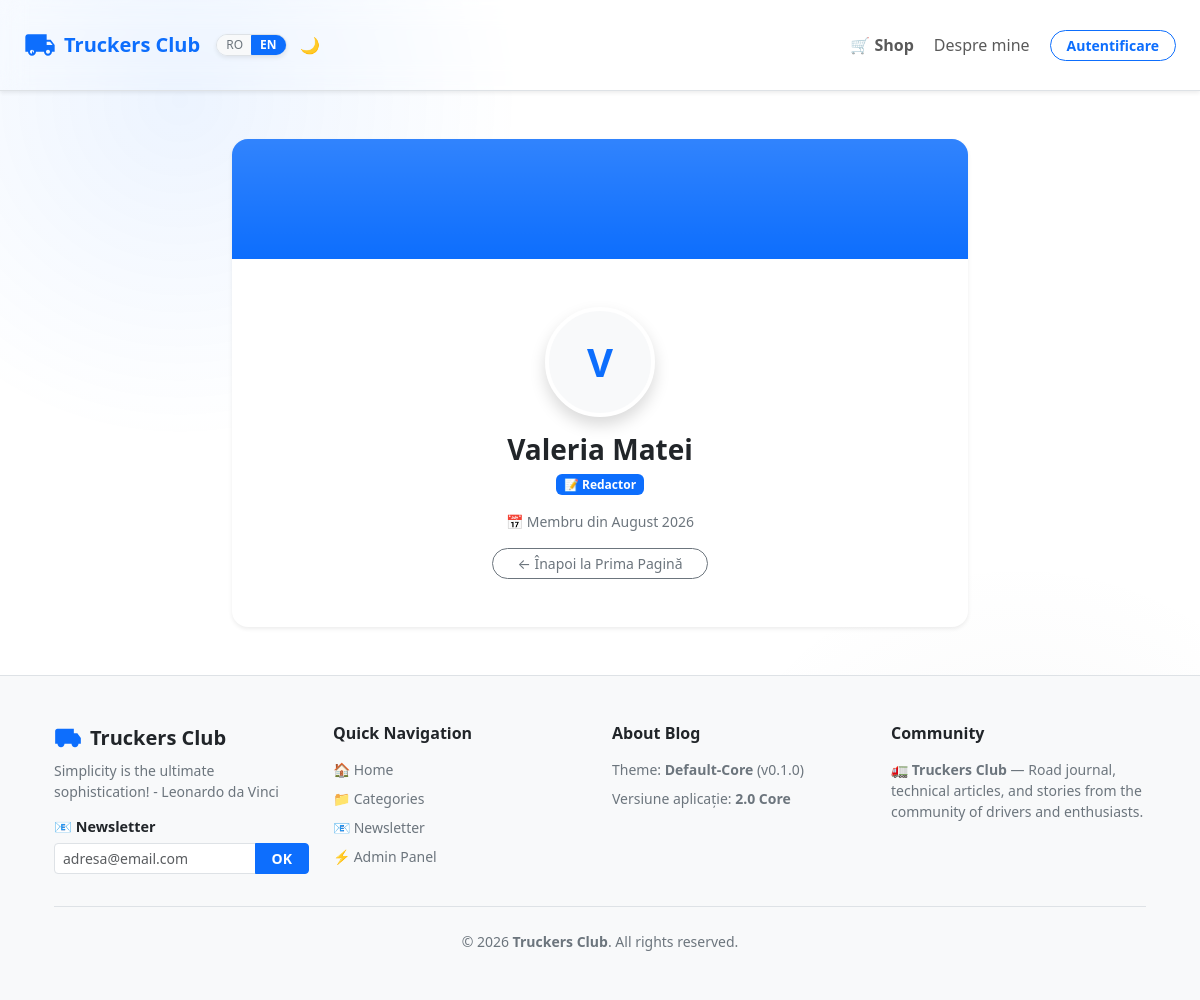
The page /user/3 on the database its author committed.
### app/models/db_models.py (models this page shows, shortened)
class Base(DeclarativeBase):
    pass

class AppSetting(Base):
    __tablename__ = "app_settings"
    key: Mapped[str] = mapped_column(String(64), primary_key=True)
    value: Mapped[str] = mapped_column(Text, nullable=False, default="")

class TranslationLocale(Base):
    __tablename__ = "translation_locales"
    code: Mapped[str] = mapped_column(String(16), primary_key=True)
    name: Mapped[str | None] = mapped_column(String(64), nullable=True)
    enabled: Mapped[bool] = mapped_column(Boolean, nullable=False, default=True)
    is_default: Mapped[bool] = mapped_column(Boolean, nullable=False, default=False)

class TranslationEntry(Base):
    __tablename__ = "translation_entries"
    id: Mapped[int] = mapped_column(Integer, primary_key=True, autoincrement=True)
    locale_code: Mapped[str] = mapped_column(ForeignKey("translation_locales.code"), nullable=False)
    key: Mapped[str] = mapped_column(String(255), nullable=False)
    value: Mapped[str] = mapped_column(Text, nullable=False, default="")
    __table_args__ = {"sqlite_autoincrement": True}

class Post(Base):
    __tablename__ = "posts"
    id: Mapped[int] = mapped_column(Integer, primary_key=True, autoincrement=True)
    slug: Mapped[str] = mapped_column(String(160), unique=True, nullable=False)
    author_id: Mapped[int] = mapped_column(ForeignKey("users.id"), nullable=False)
    title: Mapped[str] = mapped_column(String(220), nullable=False)
    excerpt: Mapped[str | None] = mapped_column(Text, nullable=True)
    category: Mapped[str | None] = mapped_column(String(80), nullable=True)
    content_html: Mapped[str] = mapped_column(Text, nullable=False)
    hero_image_url: Mapped[str | None] = mapped_column(Text, nullable=True)
    image_url: Mapped[str | None] = mapped_column(Text, nullable=True)  # pentru og_image, fallback la hero
    images_url_json: Mapped[str | None] = mapped_column(Text, nullable=True)  # JSON list/dict
    draft: Mapped[bool] = mapped_column(Boolean, nullable=False, default=False)
    published_at: Mapped[datetime | None] = mapped_column(DateTime(timezone=True), nullable=True)
    created_at: Mapped[datetime] = mapped_column(DateTime(timezone=True), nullable=False)
    updated_at: Mapped[datetime] = mapped_column(DateTime(timezone=True), nullable=False)
    author: Mapped["User"] = relationship(back_populates="posts")
    translations: Mapped[list["PostTranslation"]] = relationship(back_populates="post", cascade="all, delete-orphan")

class User(Base):
    __tablename__ = "users"
    id: Mapped[int] = mapped_column(Integer, primary_key=True, autoincrement=True)
    provider: Mapped[str] = mapped_column(String(32), nullable=False)
    oauth_id: Mapped[str] = mapped_column(String(128), nullable=False)
    username: Mapped[str | None] = mapped_column(String(128), nullable=True)
    first_name: Mapped[str | None] = mapped_column(String(128), nullable=True)
    last_name: Mapped[str | None] = mapped_column(String(128), nullable=True)
    email: Mapped[str | None] = mapped_column(String(254), nullable=True)
    image_url: Mapped[str | None] = mapped_column(Text, nullable=True)
    role: Mapped[str] = mapped_column(String(64), nullable=False, default="reader")
    created_at: Mapped[datetime] = mapped_column(DateTime(timezone=True), nullable=False)
    posts: Mapped[list["Post"]] = relationship(back_populates="author")

### app/routers/auth.py (the view)
    @router.get("/user/{user_id}", response_class=HTMLResponse)
    async def public_user_profile(
        request: Request,
        user_id: int,
        db: Session = Depends(get_db),
    ):
        stmt = select(User).where(User.id == user_id)
        pub_user = db.execute(stmt).scalar_one_or_none()
        if not pub_user:
            raise HTTPException(status_code=404, detail="Utilizatorul nu a fost găsit.")
        return render_template(
            templates,
            request=request,
            name="user/public_profile.html",
            context={
                "title": f"Profil {pub_user.first_name or pub_user.username} — Club",
                "public_user": pub_user,
            },
        )

### templates/user/public_profile.html (shortened to what this page needs)
{% extends "base.html" %}
{% block content %}
<div class="container py-5">
  <div class="row justify-content-center">
    <div class="col-lg-8">
      <div class="card border-0 shadow-sm rounded-4 overflow-hidden">
        <div class="bg-primary bg-gradient p-4 text-center text-white position-relative" style="min-height: 120px;">
        </div>
        <div class="card-body p-4 p-md-5 text-center mt-n5">
          <div class="d-inline-block position-relative mb-3">
            {% if public_user.image_url %}
            <img src="{{ public_user.image_url }}" alt="{{ public_user.first_name or public_user.username }}" class="rounded-circle border border-4 border-white shadow" width="110" height="110">
            {% else %}
            <div class="rounded-circle bg-body-tertiary text-primary d-flex align-items-center justify-content-center fs-1 fw-bold border border-4 border-white shadow mx-auto" style="width: 110px; height: 110px;">
              {{ (public_user.first_name or public_user.username or 'U')[0]|upper }}
            </div>
            {% endif %}
          </div>
          <h3 class="fw-bold mb-1">{{ public_user.first_name or public_user.username or 'Membru Club' }} {{ public_user.last_name or '' }}</h3>
          <div class="mb-3">
            {% if public_user.role == 'admin' %}
            <span class="badge bg-danger">⚡ Admin</span>
            {% elif public_user.role in ['editor', 'author'] %}
            <span class="badge bg-primary">📝 Redactor</span>
            {% elif public_user.role == 'seller' %}
            <span class="badge bg-success">🛍️ Vânzător</span>
            {% else %}
            <span class="badge bg-secondary">👤 Membru Comunitate</span>
            {% endif %}
          </div>
          <p class="text-secondary small mb-3">
            📅 Membru din {{ public_user.created_at.strftime('%B %Y') if public_user.created_at else 'recent' }}
          </p>
          <a href="/" class="btn btn-outline-secondary btn-sm px-4 rounded-pill">
            ← Înapoi la Prima Pagină
          </a>
        </div>
      </div>
    </div>
  </div>
</div>
{% endblock %}

### themes/default/templates/partials/navbar.html (shortened to what this page needs)
{%- set _path = request.url.path.rstrip("/") -%}
<header class="navbar navbar-expand-lg shadow-sm border-bottom sticky-top">
  <div class="container-fluid px-3 px-md-4 py-2 py-md-3 d-flex align-items-center justify-content-between">
    <div class="d-flex align-items-center gap-2">
      <a class="navbar-brand fw-bold text-primary d-flex align-items-center mb-0 me-1" href="/">
        <span>{{ site_display_name() }}</span>
      </a>
      {% set _locale_options = get_available_locales() %}
      {% if _locale_options|length > 1 %}
      <div class="btn-group btn-group-sm rounded-pill overflow-hidden border shadow-sm ms-1" role="group" aria-label="Language Selector">
        {% for loc in _locale_options %}
        {% set _category = request.query_params.get("category") or "" %}
        {% set _lang_href = request.url.path ~ "?lang=" ~ loc.code %}
        {% if _category %}
        {% set _lang_href = _lang_href ~ "&category=" ~ _category|urlencode %}
        {% endif %}
        <a href="{{ _lang_href }}" class="btn btn-sm {% if locale == loc.code %}btn-primary text-white fw-bold{% else %}btn-light text-secondary{% endif %} py-0 px-2" style="font-size:0.75rem;">
          {{ loc.code|upper }}
        </a>
        {% endfor %}
      </div>
      {% endif %}
    </div>
    <div class="d-flex align-items-center gap-2">
      {% if active_theme_info().supports_color_scheme_toggle %}
      <button type=button id=theme-toggle class=btn btn-sm btn-outline-secondary d-flex align-items-center gap-1 aria-label=Toggle theme>
        <span id=theme-icon>🌙</span>
      </button>
      {% endif %}
    </div>
    <div class="collapse navbar-collapse" id="navbarNav">
      <ul class="navbar-nav ms-lg-auto mb-2 mb-lg-0 align-items-lg-center flex-wrap column-gap-1 row-gap-2 mt-3 mt-lg-0">
        <li class="nav-item">
          <a class="nav-link py-2 rounded px-2 fw-semibold{% if '/shop' in request.url.path %} active{% endif %}" href="/shop">{{ t_safe(translations, 'shop.navLink') or '🛒 Magazin' }}</a>
        </li>
        {% if nav_fixed_post_link %}
        {%- set _fix = nav_fixed_post_link.href.rstrip("/") -%}
        <li class="nav-item">
          <a class="nav-link py-2 rounded px-2{% if _path == _fix %} active fw-semibold{% endif %}" href="{{ nav_fixed_post_link.href|e }}">{{ nav_fixed_post_link.label|e }}</a>
        </li>
        {% endif %}
        {% if user %}
        <li class="nav-item dropdown ms-lg-2">
          <a class="nav-link dropdown-toggle d-flex align-items-center gap-2 py-1 px-2 border rounded-pill bg-body-tertiary" href="#" id="userNavDropdown" role="button" data-bs-toggle="dropdown" aria-expanded="false">
            {% if user.image_url %}
            <img src="{{ user.image_url }}" alt="{{ user.first_name or user.username }}" class="rounded-circle object-fit-cover" width="26" height="26">
            {% else %}
            <div class="rounded-circle bg-primary text-white d-flex align-items-center justify-content-center fw-bold" style="width:26px; height:26px; font-size:0.75rem;">
              {{ (user.first_name or user.username or 'U')[0]|upper }}
            </div>
            {% endif %}
            <span class="fw-semibold small">{{ user.first_name or user.username or 'Membru' }}</span>
          </a>
          <ul class="dropdown-menu dropdown-menu-end shadow border-0 rounded-3" aria-labelledby="userNavDropdown">
            <li><a class="dropdown-item d-flex align-items-center gap-2" href="/profile">👤 Profilul Meu</a></li>
            <li><a class="dropdown-item d-flex align-items-center gap-2" href="/profile#tab-orders">📦 Comenzile Mele</a></li>
            {% if user.role in ['admin', 'editor', 'seller'] %}
            <li><hr class="dropdown-divider"></li>
            <li><a class="dropdown-item d-flex align-items-center gap-2" href="/admin/minishop">🛒 Admin Shop</a></li>
            {% endif %}
            {% if user.role in ['admin', 'editor'] %}
            <li><a class="dropdown-item d-flex align-items-center gap-2" href="/admin">⚡ Panou Admin</a></li>
            <li><a class="dropdown-item d-flex align-items-center gap-2" href="/admin/new">✍️ Post Nou</a></li>
            {% endif %}
            <li><hr class="dropdown-divider"></li>
            <li><a class="dropdown-item d-flex align-items-center gap-2 text-danger" href="/auth/logout">🚪 Deconectare</a></li>
          </ul>
        </li>
        {% else %}
        <li class="nav-item ms-lg-2">
          <a class="btn btn-sm btn-outline-primary fw-semibold rounded-pill px-3" href="/admin/login">Autentificare</a>
        </li>
        {% endif %}
      </ul>
    </div>
  </div>
</header>

### themes/default/templates/partials/footer.html (shortened to what this page needs)
<footer class="footer mt-auto bg-body-tertiary border-top py-5">
  <div class="container px-4">
    <div class="row g-4 mb-4">
      <div class="col-12 col-md-6 col-lg-3" id="footer-newsletter-widget">
        <div class="d-flex align-items-center mb-2">
          {% if site_nav_icon_abs %}
          <img class="me-2 rounded-1 flex-shrink-0" src="{{ site_nav_icon_abs|e }}" width="28" height="28" alt="" style="object-fit:contain" loading="lazy" decoding="async" />
          {% else %}
          <svg class="me-2 text-primary flex-shrink-0" width="28" height="28" viewBox="0 0 24 24" fill="currentColor" aria-hidden="true">
            <path d="M20 8h-3V4H3c-1.1 0-2 .9-2 2v11h2c0 1.66 1.34 3 3 3s3-1.34 3-3h6c0 1.66 1.34 3 3 3s3-1.34 3-3h2v-5l-3-4z"/>
          </svg>
          {% endif %}
          <h5 class="fw-bold mb-0 text-body">{{ site_display_name() }}</h5>
        </div>
        <p class="text-secondary small mb-3">{{ site_tagline() }}</p>
        <h6 class="fw-bold mb-2 text-body" style="font-size: 0.9rem;">📧 {{ t_safe(translations, 'newsletter.title') or 'Abonare Newsletter' }}</h6>
        <form id="footer-newsletter-form" onsubmit="submitFooterNewsletter(event)">
          <div class="input-group input-group-sm mb-2">
            <input type="email" id="footer-newsletter-email" class="form-control" placeholder="adresa@email.com" required />
            <button type="submit" id="footer-newsletter-btn" class="btn btn-primary fw-semibold px-3">OK</button>
          </div>
        </form>
      </div>
      <div class="col-12 col-md-6 col-lg-3">
        <h6 class="fw-bold mb-3 text-body">{{ t_safe(translations, 'footer.quickNav') or 'Navigare Rapidă' }}</h6>
        <ul class="list-unstyled mb-0 small">
          <li class="mb-2">
            <a href="/" class="text-secondary text-decoration-none hover-primary">{{ t_safe(translations, 'footer.home') or '🏠 Acasă' }}</a>
          </li>
          <li class="mb-2">
            <a href="/#categories" class="text-secondary text-decoration-none hover-primary">{{ t_safe(translations, 'footer.categories') or '📁 Categorii' }}</a>
          </li>
          <li class="mb-2">
            <a href="#footer-newsletter-widget" class="text-secondary text-decoration-none hover-primary">{{ t_safe(translations, 'footer.newsletter') or '📧 Newsletter' }}</a>
          </li>
          <li>
            <a href="/admin" class="text-secondary text-decoration-none hover-primary">{{ t_safe(translations, 'footer.admin') or '⚡ Panou Admin' }}</a>
          </li>
        </ul>
      </div>
      <div class="col-12 col-md-6 col-lg-3">
        <h6 class="fw-bold mb-3 text-body">{{ t_safe(translations, 'footer.aboutBlog') or 'Despre Blog' }}</h6>
        {% set _t = active_theme_info() %}
        <p class="text-secondary small mb-2">
          {{ t_safe(translations, 'footer.theme') or 'Temă' }}: <strong>{{ _t.name|e }}</strong> (v{{ _t.version|default("1.0") }})
        </p>
        <p class="text-secondary small mb-0">
          Versiune aplicație: <strong>2.0 Core</strong>
        </p>
      </div>
      <div class="col-12 col-md-6 col-lg-3">
        <h6 class="fw-bold mb-3 text-body">{{ t_safe(translations, 'footer.communityTitle') or 'Comunitate' }}</h6>
        <p class="text-secondary small mb-0">
          🚛 <strong>{{ site_display_name() }}</strong> — {{ t_safe(translations, 'footer.communityText') or 'Jurnal de drum, articole tehnice și povești din comunitatea de șoferi și pasionați.' }}
        </p>
      </div>
    </div>
    <div class="border-top pt-4 text-center">
      <p class="text-secondary small mb-0">
        © {{ now().strftime("%Y") }} <strong>{{ site_display_name() }}</strong>. {{ t_safe(translations, 'footer.rights') or 'Toate drepturile rezervate.' }}
      </p>
    </div>
  </div>
</footer>

### static/site.css (style rules this page uses)
:root { color-scheme: light dark; font-family: ui-sans-serif, system-ui, -apple-system, Segoe UI, Roboto, Arial, sans-serif; }
html[data-bs-theme="light"] { background-color: #f8f9fa; }
body { min-height: 100vh; margin: 0; background-image: radial-gradient(circle at 15% 10%, rgba(var(--bs-primary-rgb), 0.08), transparent 25%), radial-gradient(circle at 85% 90%, rgba(var(--bs-secondary-rgb), 0.06), transparent 25%); background-color: var(--bs-body-bg); color: var(--bs-body-color); }
.navbar { position: sticky; top: 0; z-index: 1030; backdrop-filter: blur(12px); border-bottom: 1px solid var(--bs-border-color); }

### rows shown on the page
AppSetting: value.value "Truckers Club", value.value "Simplicity is the ultimate sophistication! - Leonardo da Vinci"
TranslationLocale: code "RO"
TranslationLocale: code "EN"
TranslationEntry: value "🛒 Shop"
Post: label "Despre mine"
User: first_name "V", first_name "Valeria", last_name "Matei", created_at "August 2026"
TranslationEntry: value "Newsletter"
TranslationEntry: value "Quick Navigation"
TranslationEntry: value "🏠 Home"
TranslationEntry: value "📁 Categories"
TranslationEntry: value "📧 Newsletter"
TranslationEntry: value "⚡ Admin Panel"
TranslationEntry: value "About Blog"
TranslationEntry: value "Theme"
TranslationEntry: value "Community"
TranslationEntry: value "Road journal, technical articles, and stories from the community of drivers and enthusiasts."
TranslationEntry: value "All rights reserved."

### other values the page prints
{{ _t.name|e }} "Default-Core"
{{ _t.version|default("1.0") }} "0.1.0"
